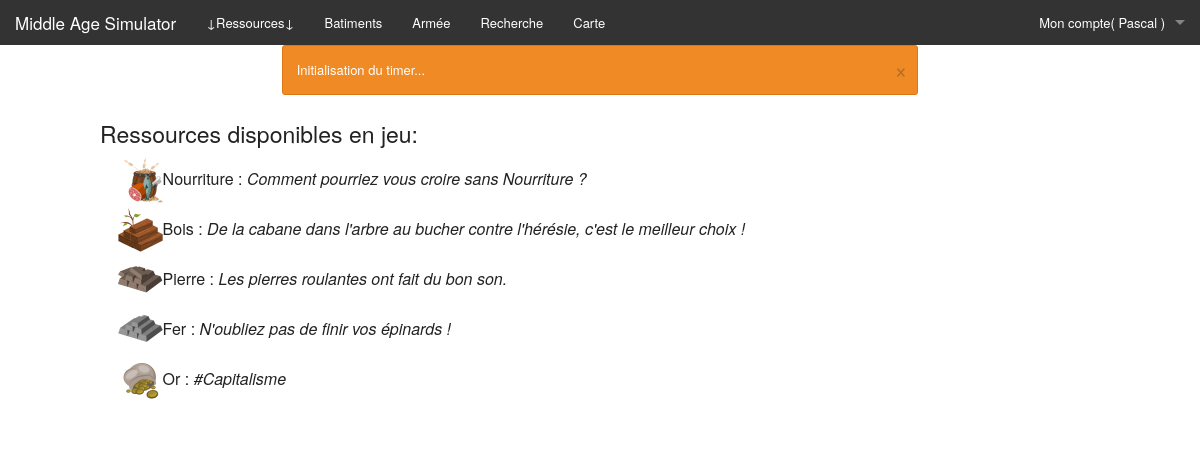
The app's page /index.php (signed in) with its own data.
### tables this page shows
CREATE TABLE IF NOT EXISTS JOUEUR(
  idJoueur INT(50) NOT NULL AUTO_INCREMENT,
  pseudoJoueur VARCHAR(50),
  sexeJoueur ENUM('male', 'female'), 
  dateNaissanceJoueur date, 
  motdepasseJoueur VARCHAR(50),
  mailJoueur VARCHAR(150),
  image VARCHAR(300),
  date_inscripion datetime,
  date_last_connection datetime,
  PRIMARY KEY (idJoueur)
);

CREATE TABLE IF NOT EXISTS ENGINE_DB(
  id int(50) PRIMARY KEY,
  data int(50)
);

CREATE TABLE IF NOT EXISTS RESSOURCE(
  idRessource INT(50) NOT NULL AUTO_INCREMENT,
  nomRessource VARCHAR(50),
  descriptionRessource VARCHAR(300),
  image VARCHAR(300),
  PRIMARY KEY (idRessource)
);

### src/controleur/accueil.php (called while the page is built, shortened)
<?php
include_once('./modele/get_statistiques.php');
include_once('./modele/ressource.php');
$t = Ressource::Ressources();
include_once('./vue/accueil.php');

### src/modele/configuration.php (called while the page is built, shortened)
<?php
$titreSite = "Middle Age Simulator";

### src/modele/joueur.php (called while the page is built, shortened)
<?php
include_once('./modele/connexion_sql.php');
include_once ('./modele/ressource.php');
include_once('./modele/Batiment.php');
class Joueur
{
	private $idJoueur, $pseudoJoueur, $sexeJoueur, $dateNaissanceJoueur, $mailJoueur, $image, $motdepasseJoueur;
	function __construct()
	{
		$ctp = func_num_args();
    	$args = func_get_args();
    	if ($ctp == 1) {
    		if (is_array($args[0])) {
    			$this->hydrate($args[0]);
    		}else{
    			$this->hydrate($this->Joueur($args[0]));
    		}
    	}
	}
	public function hydrate(array $donnees)
	{
	  foreach ($donnees as $key => $value)
	  {
	    $method = 'set'.ucfirst($key);
	  }
	}
	public static function Joueur($id){
		$req = "SELECT idJoueur, pseudoJoueur, sexeJoueur, dateNaissanceJoueur, mailJoueur, image, motdepasseJoueur FROM JOUEUR WHERE idJoueur='".$id."'";
		global $bdd;
		$req = $bdd->query($req);
		$req = $req->fetch();
		return $req;
	}
    public function save(){
        global $bdd;
        if ($this->idJoueur == NULL) {
            $donnees = array( $this->pseudoJoueur, $this->sexeJoueur, $this->dateNaissanceJoueur, $this->mailJoueur, $this->image, $this->motdepasseJoueur);
            $req = $bdd->prepare('INSERT INTO JOUEUR(pseudoJoueur, sexeJoueur, dateNaissanceJoueur, mailJoueur, image, date_inscripion, date_last_connection, motdepasseJoueur) VALUES(?, ?, ?, ?, ?, NOW(), NOW(), ? ) ');
            $req->execute($donnees);
            $this->idJoueur=$bdd->lastInsertId();
            $this->genRessourcesLink();
        }else{
            $req = $bdd->prepare('UPDATE JOUEUR SET pseudoJoueur=?, sexeJoueur=?, dateNaissanceJoueur=?, mailJoueur=?, image=?, date_last_connection=NOW(), motdepasseJoueur=? where idJoueur=?');
            $req->execute(array( $this->pseudoJoueur, $this->sexeJoueur, $this->dateNaissanceJoueur, $this->mailJoueur, $this->image,$this->motdepasseJoueur, $this->idJoueur));
        }
    }
	public function getRessourcesLink(){
		global $bdd;
		$req = "SELECT quantite, idRessource FROM POSSEDE_RESSOURCE WHERE idJoueur='".$this->idJoueur."'";
		$req = $bdd->query($req);
		$req = $req->fetchAll();
		$t = array();
		foreach ($req as $row){
			array_push($t, array($row['quantite'], new Ressource($row['idRessource'])));
		}
		return $t;
	}
	public function getPseudo(){return ucfirst($this->pseudoJoueur);}
	public function setPseudoJoueur($p){
		$this->pseudoJoueur = strtolower($p);
	}
	public function setMailJoueur($m){
		$this->mailJoueur = strtolower($m);
	}
	private function setIdJoueur($i){
		$this->idJoueur = (int) $i;
	}
	public function setSexeJoueur($v){
		$this->sexeJoueur = $v;
	}
	public function setDateNaissanceJoueur($v){
		$this->dateNaissanceJoueur = $v;
	}
	public function setMotdepasseJoueur($mdp){
		$this->motdepasseJoueur = $mdp;
	}
	public function setImage($v){
		$this->image = $v;
	}
}

### src/modele/authentification.php (called while the page is built, shortened)
<?php
include_once('./modele/connexion_sql.php');
include_once('./modele/joueur.php');
function estAuthentifier(){
	if ( (isset($_SESSION['connexion']) or ( isset($_COOKIE['connexion'])) && validateCookie($_COOKIE['connexion']) ) ) {
		$currentJoueur = new Joueur($_SESSION['idJoueur']);
		$currentJoueur->save();
		return true;
	}else{
		return false;
	}
}

### src/controleur/Engine.php (called while the page is built, shortened)
<?php
include_once('./modele/joueur.php');
global $bdd;
$req = "SELECT * FROM ENGINE_DB WHERE id=1";
$req = $bdd->query($req);
$req = $req->fetch();
$diff=0;
if($req['data'] != 0){
  $t = $req['data'];
  $t2 = time();
  $need = false;
  while ($t2-$t >= 900) {
    $need = true;
    $info = "Mise à jour effectuée !";
    $joueurs = Joueur::Joueurs();
    foreach ($joueurs as $joueur) {
      $joueur->nextCycle();
    }
    $t = $t + 900;
    $diff = $t2-$t;
  }
  if($need){
    $req2 = "UPDATE ENGINE_DB SET data='".(time()-$diff)."'";
    $bdd->exec($req2);
  }
}else {
  $warn = "Initialisation du timer...";
}

### src/modele/ressource.php (called while the page is built, shortened)
	<?php
include_once('./modele/connexion_sql.php');
class Ressource {
	public static function Ressources(){
		$req = 'SELECT * FROM RESSOURCE';
		global $bdd;
		$req = $bdd->query($req);
		return $req->fetchAll();
	}
}

### src/vue/accueil.php (the view)
<?php include_once('vue/header.php'); ?>
	<?php if(!estAuthentifier()){ ?>
    <p>Déjà plus de <?php echo $nbJoueurs; ?> inscrits !</p>
    <?php }else{ ?>
    <h4>Ressources disponibles en jeu:</h4><ul>
	<?php foreach ($t as $value) {
		echo "<li style='list-style-type: none;margin-bottom:5px;'><img src='".$value[3]."' style='width:45px; height:45px;' />".$value[1]." : <span style='font-style:italic;'>".$value[2]."</span></li>";
	}  ?>
</ul>
    <?php } ?>
<?php include_once('vue/footer.php'); ?>

### src/vue/header.php (shortened to what this page needs)
<?php include_once('./modele/ressource.php');
include_once('./modele/joueur.php');
include_once('./modele/authentification.php'); ?>
<!DOCTYPE html>
<html class="no-js" lang="fr">
<head>
	<link rel="stylesheet" href="css/foundation.css" />
	<link rel="stylesheet" href="css/foundation-icons.css" />
</head>
<body>
<nav class="top-bar" data-topbar role="navigation">
  <ul class="title-area">
    <li class="name">
      <h1><a href="index.php"><?php echo $titreSite; ?></a></h1>
    </li>
  </ul>
  <section class="top-bar-section">
    <ul class="right">
<?php if (estAuthentifier()): global $currentJoueur;?>
      <li class="has-dropdown">
        <a href="#">Mon compte( <?php echo $currentJoueur->getPseudo(); ?> )</a>
      </li>
<?php else: ?>
	<li><a href="index.php?page=inscription">Inscription</a></li>
	<li><a href="index.php?page=login">Connexion</a></li>
<?php endif ?>
    </ul>
<?php if (estAuthentifier()): ?>
    <ul class="left">
    <li><a data-dropdown="dropRes" aria-controls="dropRes" aria-expanded="false">↓Ressources↓</a>
	</li>
      <li><a href="index.php?page=batiment">Batiments</a></li>
      <li><a href="index.php?page=liste_unites">Armée</a></li>
      <li><a href="index.php?page=technologie">Recherche</a></li>
      <li><a href="index.php?page=carte">Carte</a></li>
    </ul>
<?php endif ?>
  </section>
</nav>
<div class="row">
	<div class="large-8 small-12 small-centered large-centered columns ">
		<?php if (isset($warn)) { ?>
			<div data-alert class="alert-box warning radius">
			<?php echo $warn; ?>
			  <a href="#" class="close">&times;</a>
			</div>
		<?php } ?>
	</div>
</div>
	<div class="row">

### records on screen
joueur: pseudoJoueur "Pascal"
engine_db: data "Initialisation du timer..."
ressource: image (picture), nomRessource "Nourriture", descriptionRessource "Comment pourriez vous croire sans Nourriture ?"
ressource: image (picture), nomRessource "Bois", descriptionRessource "De la cabane dans l'arbre au bucher contre l'hérésie, c'est le meilleur choix !"
ressource: image (picture), nomRessource "Pierre", descriptionRessource "Les pierres roulantes ont fait du bon son."
ressource: image (picture), nomRessource "Fer", descriptionRessource "N'oubliez pas de finir vos épinards !"
ressource: image (picture), nomRessource "Or", descriptionRessource "#Capitalisme"

### other values on screen
$titreSite "Middle Age Simulator"
